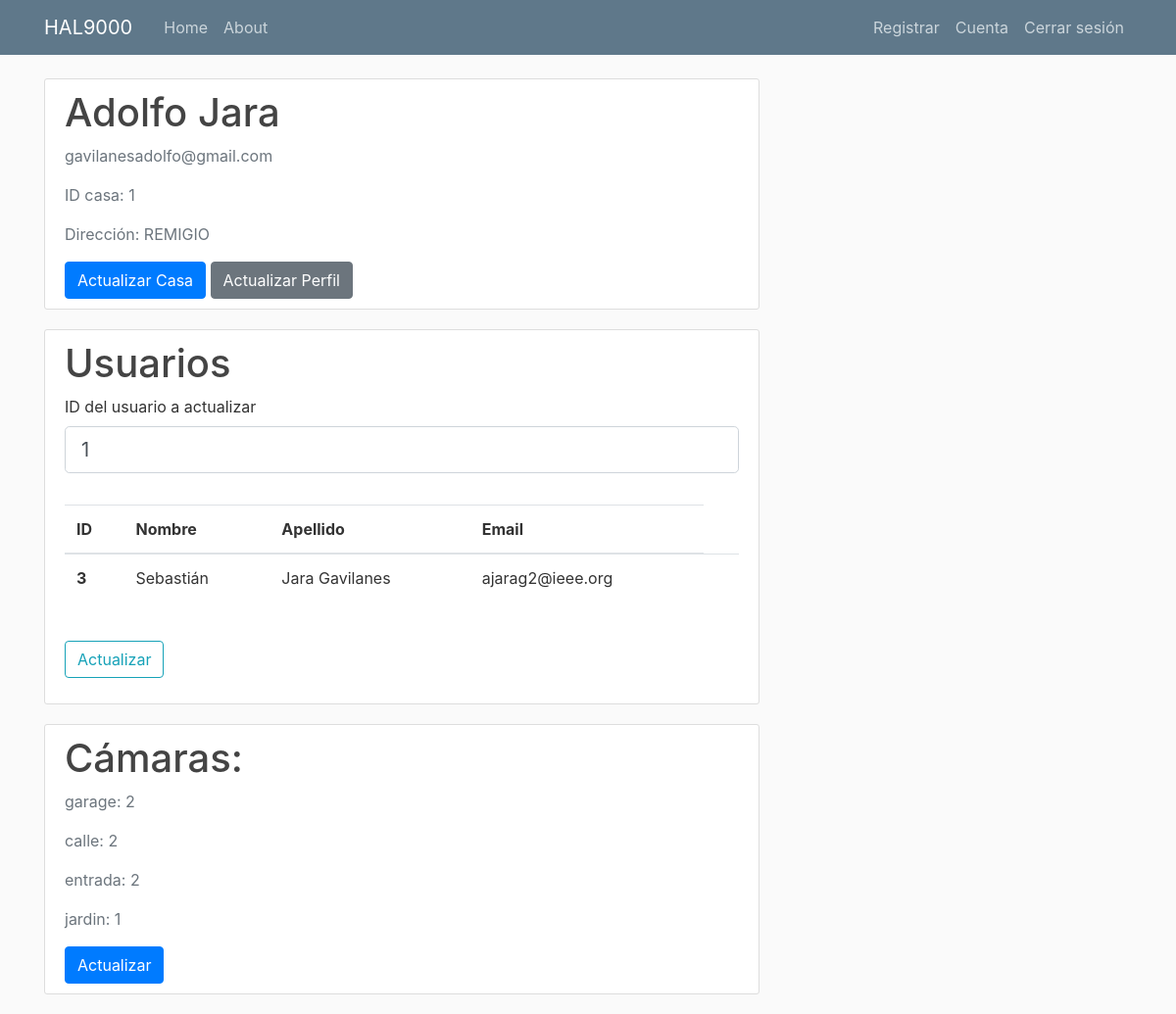
The page /cuenta (signed in) on the database as committed earlier.
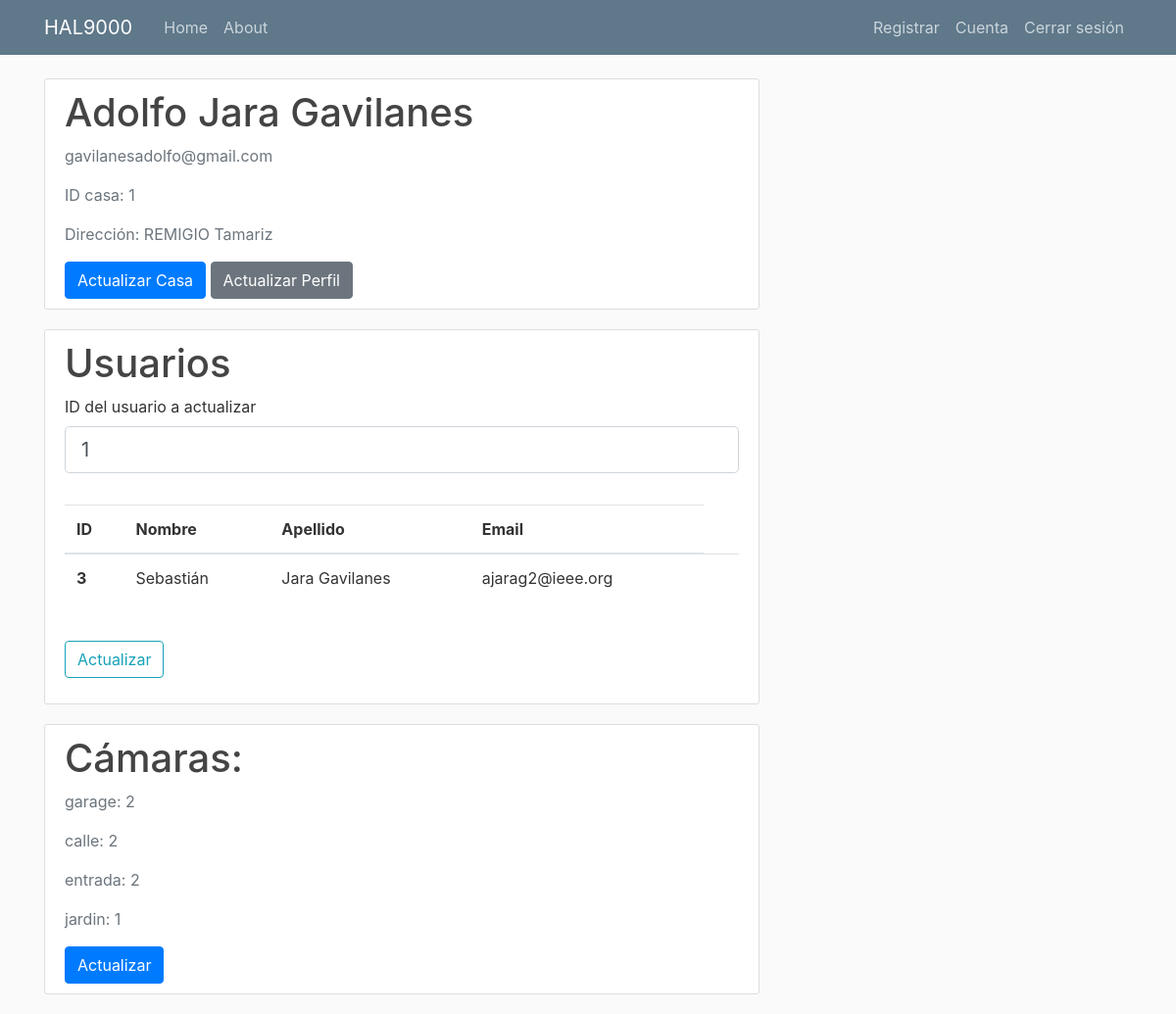
The same page on the database as committed later.
### bot_backend/models.py (models this page shows, shortened)
class Usuario(db.Model, UserMixin):
    id = db.Column(db.Integer, primary_key=True)
    nombre = db.Column(db.String(75), nullable=False)
    apellido = db.Column(db.String(75), nullable=False)
    email = db.Column(db.String(120), nullable=False)
    password = db.Column(db.String(60), nullable=False)
    tipo = db.Column(db.String(20), nullable=False)
    casa_id = db.Column(db.Integer, db.ForeignKey("casa.id"), nullable=True)

class Casa(db.Model):
    id = db.Column(db.Integer, primary_key=True)
    direccion = db.Column(db.String(150), nullable=False)
    numero_direccion = db.Column(db.String(12), nullable=False)
    usuarios = db.relationship('Usuario', backref='casa', lazy=True)
    camaras = db.relationship('Camara', backref="camara", lazy=True)

class Camara(db.Model):
    id = db.Column(db.Integer, primary_key=True)
    ubicacion = db.Column(db.String(150), nullable=False)
    casa_id = db.Column(db.Integer, db.ForeignKey("casa.id"), nullable=False)

### bot_backend/routes.py (the view, shortened to what this page needs)
@app.route("/cuenta", methods=['POST', "GET"])
@login_required
def cuenta():
    casa_cu = Casa.query.filter_by(id=current_user.casa_id).first()
    camaras = {}
    for cam in range(len(casa_cu.camaras)):
        if cam == 0:
            camaras[casa_cu.camaras[cam].ubicacion] = 1
        else:
            if camaras.get(casa_cu.camaras[cam].ubicacion) != None:
                camaras[casa_cu.camaras[cam].ubicacion] = camaras[casa_cu.camaras[cam].ubicacion]+1
            else:
                camaras[casa_cu.camaras[cam].ubicacion] = 1
    usuarios = []
    for us in casa_cu.usuarios:
        if us.id != current_user.id:
            usuarios.append(us)
    form = EscogerUsuarioActualizar()
    return render_template("cuenta.html", title="Cuenta", casa_cu=casa_cu, camaras=camaras, usuarios=usuarios, form=form)

### bot_backend/forms.py
class EscogerUsuarioActualizar(FlaskForm):
    id = IntegerField("ID del usuario a actualizar", validators=[DataRequired(),NumberRange(min=1, max=10000, message='Invalid length')],default=1)
    submit = SubmitField("Actualizar")

### bot_backend/models.py (called while the page is built)
@login_manager.user_loader
def load_user(usuario_id):
    return Usuario.query.get(int(usuario_id))

### bot_backend/templates/cuenta.html (shortened to what this page needs)
{% extends "layout.html" %}
{% block content %}
<div class="content-section">
    <div class="media">
        <div class="media-body">
            <h2 class="account-heading">{{ current_user.nombre }} {{ current_user.apellido }}</h2>
            <p class="text-secondary">{{ current_user.email }}</p>
            <p class="text-secondary">ID casa: {{ casa_cu.id }}</p>
            <p class="text-secondary">Dirección: {{ casa_cu.direccion }}</p>
        </div>
    </div>
    {% if current_user.casa_id != None %}
        <a class="btn btn-primary" role="button" href="{{ url_for('actualizarCasa') }}">Actualizar Casa</a>
    {% endif %}
    <a class="btn btn-secondary" role="button" href="{{ url_for('actualizarUsuarioPrincipal') }}">Actualizar Perfil</a>
</div>
{% if usuarios != [] %}
<div class="content-section">
    <h2 class="account-heading">Usuarios</h2>
    <form method="POST" action="">
        <fieldset class="form-group">
            <div class="form-group">
                {{ form.id.label(class="form-control-label") }}
                {% if form.id.errors %}
                {{ form.id(class="form-control form-control-lg is-invalid") }}
                <div class="invalid-feedback">
                    {% for error in form.id.errors %}
                    <span>{{ error }}</span>
                    {% endfor %}
                </div>
                {% else %}
                {{ form.id(class="form-control form-control-lg") }}
                {% endif %}
            </div>
        </fieldset>
        <table id="table" class="table table-hover" data-toggle="table" data-pagination="true" data-search="true">
            <thead>
                <tr>
                    <th scope="col">ID</th>
                    <th scope="col">Nombre</th>
                    <th scope="col">Apellido</th>
                    <th scope="col">Email</th>
                </tr>
            </thead>
            <tbody>
                {% for estu in usuarios %}
                <tr>
                    <th scope="row">{{ estu.id }}</th>
                    <td>{{ estu.nombre }}</td>
                    <td>{{ estu.apellido }}</td>
                    <td>{{ estu.email }}</td>
                    <td>{{ estu.celular }}</td>
                </tr>
                {% endfor %}
            </tbody>
        </table>
        <br>
        <div class="form-group">
            {{ form.submit(class="btn btn-outline-info") }}
        </div>
    </form>
</div>
{% endif %}
<div class="content-section">
    <div class="media">
        <div class="media-body">
            <h2 class="account-heading">Cámaras:</h2>
            {% for k,v in camaras.items() %}
            <p class="text-secondary">{{k}}: {{v}} </p>
            {% endfor %}
        </div>
    </div>
    <a class="btn btn-primary" role="button" href="{{ url_for('actualizarCamaras') }}">Actualizar</a>
</div>
{% endblock content %}

### bot_backend/templates/layout.html (shortened to what this page needs)
<!DOCTYPE html>
<html lang="en">
<head>
  <link rel="stylesheet" href="https://maxcdn.bootstrapcdn.com/bootstrap/4.0.0/css/bootstrap.min.css"
>
  <link rel="stylesheet" type="text/css" href="{{ url_for('static', filename='main.css') }}">
</head>
<body>
  <header class="site-header">
    <nav class="navbar navbar-expand-md navbar-dark bg-steel fixed-top">
      <div class="container">
        <a class="navbar-brand mr-4" href="/">HAL9000</a>
        <div class="collapse navbar-collapse" id="navbarToggle">
          <div class="navbar-nav mr-auto">
            <a class="nav-item nav-link" href="{{ url_for('home') }}">Home</a>
            <a class="nav-item nav-link" href="{{ url_for('about') }}">About</a>
          </div>
          <div class="navbar-nav">
            {% if current_user.is_authenticated %}
            <a class="nav-item nav-link" href="{{ url_for('registrarUsuarioSecundario') }}">Registrar</a>
            <a class="nav-item nav-link" href="{{ url_for('cuenta') }}">Cuenta</a>
            <a class="nav-item nav-link" href="{{ url_for('logout') }}">Cerrar sesión</a>
            {% else %}
            <a class="nav-item nav-link" href="{{ url_for('login') }}">Iniciar sesión</a>
            <a class="nav-item nav-link" href="{{ url_for('registrarUsuarioPrimario') }}">Registrar</a>
            {% endif %}
          </div>
        </div>
      </div>
    </nav>
  </header>
  <main role="main" class="container">
    <div class="row">
      <div class="col-md-8">
        {% block content %}{% endblock %}
      </div>
    </div>
  </main>
</body>
</html>

### bot_backend/static/main.css (style rules this page uses)
body { background: #fafafa; color: #333333; margin-top: 5rem; }
h1, h2, h3, h4, h5, h6 { color: #444444; }
.bg-steel { background-color: #5f788a; }
.site-header .navbar-nav .nav-link { color: #cbd5db; }
.content-section { background: #ffffff; padding: 10px 20px; border: 1px solid #dddddd; border-radius: 3px; margin-bottom: 20px; }
.account-heading { font-size: 2.5rem; }

Rows that differ between the two databases and show on the page:
changed Usuario "Adolfo": apellido "Jara" → "Jara Gavilanes"
changed Casa id 1: direccion "REMIGIO" → "REMIGIO Tamariz"
